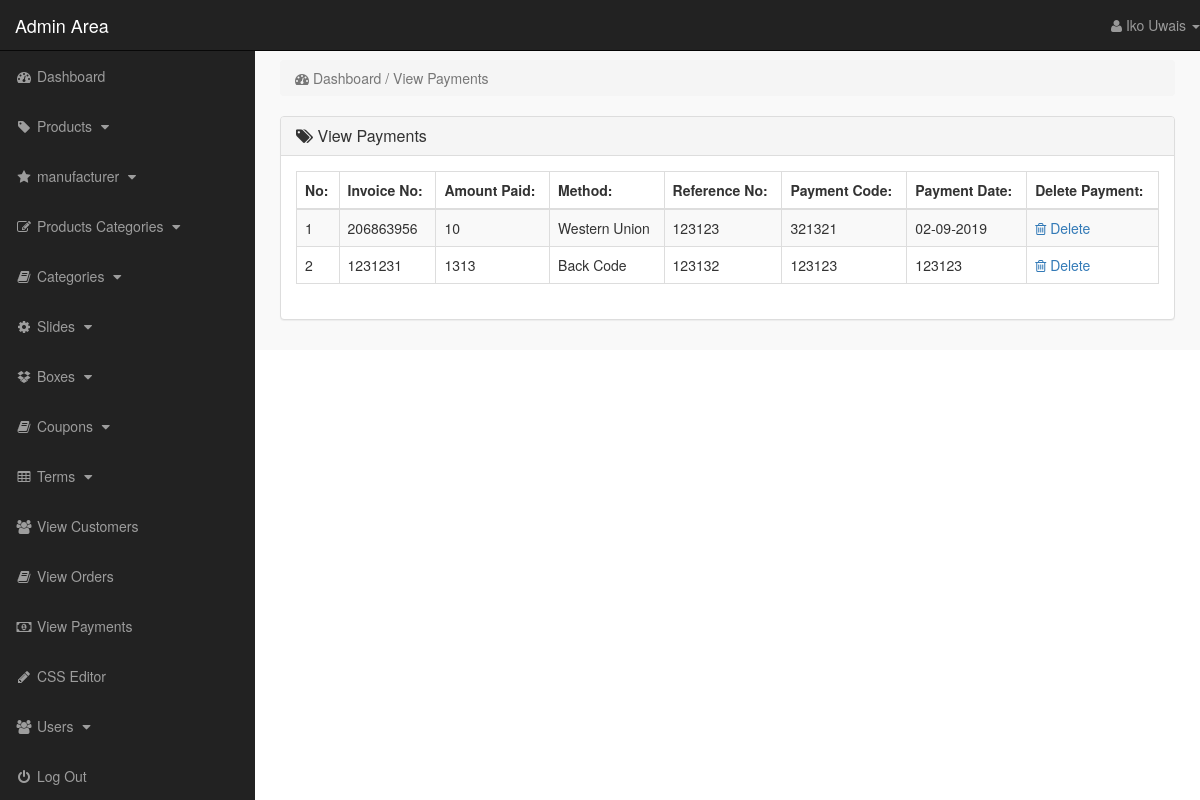
The page /M-Dev-Store/admin_area/index.php?view_payments (signed in) on the database its author committed.
### tables this page shows
CREATE TABLE `payments` (
  `payment_id` int(10) NOT NULL,
  `invoice_no` int(10) NOT NULL,
  `amount` int(10) NOT NULL,
  `payment_mode` text NOT NULL,
  `ref_no` int(10) NOT NULL,
  `code` int(10) NOT NULL,
  `payment_date` text NOT NULL
);

### M-Dev-Store/admin_area/view_payments.php (the view)
<?php
    if(!isset($_SESSION['admin_email'])){
        echo "<script>window.open('login.php','_self')</script>";
    }else{
?>
<div class="row">
    <div class="col-lg-12">
        <ol class="breadcrumb">
            <li class="active">
                <i class="fa fa-dashboard"></i> Dashboard / View Payments
            </li>
        </ol>
    </div>
</div>
<div class="row">
    <div class="col-lg-12">
        <div class="panel panel-default">
            <div class="panel-heading">
               <h3 class="panel-title">
                   <i class="fa fa-tags"></i>  View Payments
               </h3>
            </div>
            <div class="panel-body">
                <div class="table-responsive">
                    <table class="table table-striped table-bordered table-hover">
                        <thead>
                            <tr>
                                <th> No: </th>
                                <th> Invoice No: </th>
                                <th> Amount Paid: </th>
                                <th> Method: </th>
                                <th> Reference No: </th>
                                <th> Payment Code: </th>
                                <th> Payment Date: </th>
                                <th> Delete Payment: </th>
                            </tr>
                        </thead>
                        <tbody>
                            <?php
                                $i=0;
                                $get_payments = "select * from payments";
                                $run_payments = mysqli_query($con,$get_payments);
                                while($row_payments=mysqli_fetch_array($run_payments)){
                                    $payment_id = $row_payments['payment_id'];
                                    $invoice_no = $row_payments['invoice_no'];
                                    $amount = $row_payments['amount'];
                                    $payment_mode = $row_payments['payment_mode'];
                                    $ref_no = $row_payments['ref_no'];
                                    $code = $row_payments['code'];
                                    $payment_date = $row_payments['payment_date'];
                                    $i++;
                            ?>
                            <tr>
                                <td> <?php echo $i; ?> </td>
                                <td> <?php echo $invoice_no; ?> </td>
                                <td> <?php echo $amount; ?></td>
                                <td> <?php echo $payment_mode; ?> </td>
                                <td> <?php echo $ref_no; ?></td>
                                <td> <?php echo $code; ?> </td>
                                <td> <?php echo $payment_date; ?> </td>
                                <td>
                                     <a href="index.php?delete_payment=<?php echo $payment_id; ?>">
                                        <i class="fa fa-trash-o"></i> Delete
                                     </a>
                                </td>
                            </tr>
                            <?php } ?>
                        </tbody>
                    </table>
                </div>
            </div>
        </div>
    </div>
</div>
<?php } ?>

### M-Dev-Store/admin_area/includes/sidebar.php (shortened to what this page needs)
<?php
    if(!isset($_SESSION['admin_email'])){
        echo "<script>window.open('login.php','_self')</script>";
    }else{
?>
<nav class="navbar navbar-inverse navbar-fixed-top">
    <div class="navbar-header">
        <a href="index.php?dashboard" class="navbar-brand">Admin Area</a>
    </div>
    <ul class="nav navbar-right top-nav">
        <li class="dropdown">
            <a href="#" class="dropdown-toggle" data-toggle="dropdown">
                <i class="fa fa-user"></i> <?php echo $admin_name;  ?> <b class="caret"></b>
            </a>
        </li>
    </ul>
    <div class="collapse navbar-collapse navbar-ex1-collapse">
        <ul class="nav navbar-nav side-nav">
            <li>
                <a href="index.php?dashboard">
                        <i class="fa fa-fw fa-dashboard"></i> Dashboard
                </a>
            </li>
            <li>
                <a href="#" data-toggle="collapse" data-target="#products">
                        <i class="fa fa-fw fa-tag"></i> Products
                        <i class="fa fa-fw fa-caret-down"></i>
                </a>
            </li>
            <li>
                <a href="#" data-toggle="collapse" data-target="#manufacturer">
                        <i class="fa fa-fw fa-star"></i> manufacturer
                        <i class="fa fa-fw fa-caret-down"></i>
                </a>
            </li>
            <li>
                <a href="#" data-toggle="collapse" data-target="#p_cat">
                        <i class="fa fa-fw fa-edit"></i> Products Categories
                        <i class="fa fa-fw fa-caret-down"></i>
                </a>
            </li>
            <li>
                <a href="#" data-toggle="collapse" data-target="#cat">
                        <i class="fa fa-fw fa-book"></i> Categories
                        <i class="fa fa-fw fa-caret-down"></i>
                </a>
            </li>
            <li>
                <a href="#" data-toggle="collapse" data-target="#slides">
                        <i class="fa fa-fw fa-gear"></i> Slides
                        <i class="fa fa-fw fa-caret-down"></i>
                </a>
            </li>
            <li>
                <a href="#" data-toggle="collapse" data-target="#boxes">
                        <i class="fa fa-fw fa-dropbox"></i> Boxes
                        <i class="fa fa-fw fa-caret-down"></i>
                </a>
            </li>
            <li>
                <a href="#" data-toggle="collapse" data-target="#coupon">
                        <i class="fa fa-fw fa-book"></i> Coupons
                        <i class="fa fa-fw fa-caret-down"></i>
                </a>
            </li>
            <li>
                <a href="#" data-toggle="collapse" data-target="#terms">
                        <i class="fa fa-fw fa-table"></i> Terms
                        <i class="fa fa-fw fa-caret-down"></i>
                </a>
            </li>
            <li>
                <a href="index.php?view_customers">
                    <i class="fa fa-fw fa-users"></i> View Customers
                </a>
            </li>
            <li>
                <a href="index.php?view_orders">
                    <i class="fa fa-fw fa-book"></i> View Orders
                </a>
            </li>
            <li>
                <a href="index.php?view_payments">
                    <i class="fa fa-fw fa-money"></i> View Payments
                </a>
            </li>
            <li>
                <a href="index.php?edit_css">
                    <i class="fa fa-fw fa-pencil"></i> CSS Editor
                </a>
            </li>
            <li>
                <a href="#" data-toggle="collapse" data-target="#users">
                        <i class="fa fa-fw fa-users"></i> Users
                        <i class="fa fa-fw fa-caret-down"></i>
                </a>
            </li>
            <li>
                <a href="logout.php">
                    <i class="fa fa-fw fa-power-off"></i> Log Out
                </a>
            </li>
        </ul>
    </div>
</nav>
<?php } ?>

### M-Dev-Store/admin_area/css/style.css (style rules this page uses)
body { margin-top: 100px; }
@media (min-width: 768px) { body { margin-top: 50px; } }
.top-nav { 0 15px; }
.top-nav>li { float: left; display: inline-block; }
.top-nav>li>a { color: #999999; line-height: 20px; padding-top: 15px; padding-bottom: 15px; }
@media (min-width: 768px) { .side-nav { position: fixed; top: 51px; bottom: 0; width: 255px; overflow-y: auto; overflow-x: hidden; background-color: #222222; padding-bottom: 40px; border-radius: 0; } }
@media (min-width: 768px) { .side-nav>li>a { width: 255px; } }
.panel-body { border-radius: 5px; }

### rows shown on the page
payments: invoice_no "206863956", amount "10", payment_mode "Western Union", ref_no "123123", code "321321", payment_date "02-09-2019"
payments: invoice_no "1231231", amount "1313", payment_mode "Back Code", ref_no "123132", code "123123", payment_date "123123"

### other values the page prints
$admin_name "Iko Uwais"
